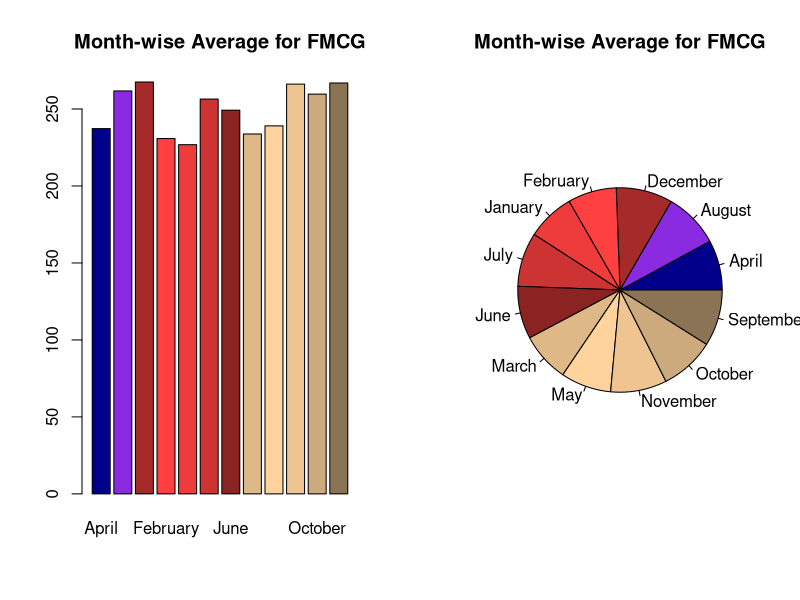
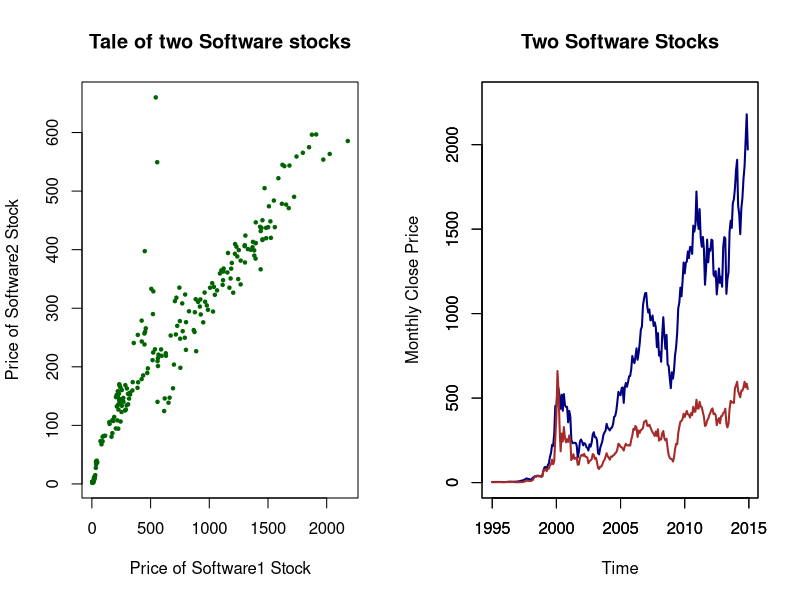
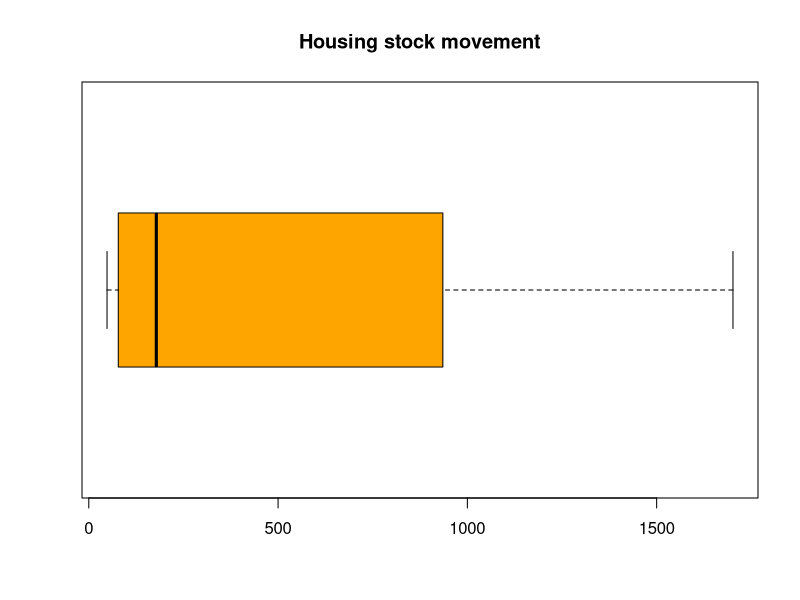

The R script that drew these images, in order:
#################################################
# R Tutorial 
# Filename: 7-Plots.R
# Shankar Venkatagiri
#################################################

# Date variables can be hard, so we convert them
# into something more useful

# Install a package called lubridate via the
# Packages tab -  should take very little time
library(lubridate)

# Next, import the data from a file. 

# If you encounter an error message, 
# then you must set the Working Directory.
# You could use the Files tab to navigate 
# to the file MonthlyCloses.csv
# and select More > Set working directory

# Read the closing prices into a variable
MonthlyCloses <- read.csv("edx/MonthlyCloses.csv", 
                          header=TRUE)

# Dimensions of the dataset
numDays <- nrow(MonthlyCloses)
numStocks <- ncol(MonthlyCloses) - 1

# Because the data is in mixed format - the 
# first column is a Date and the rest are
# Prices, we make sure that R knows about
# their intended formats

# Explicitly declare the formats of the columns
# Month field is alpha
MonthlyCloses[ , 1] <- as.character(MonthlyCloses[ , 1])

# Prices are numeric
for(i in 2:numStocks + 1) {
  MonthlyCloses[ , i] <- as.numeric(MonthlyCloses[ , i])
}

# Prepare the Month field, so it can be converted
# to a Date field. You don't have to understand
# everything here - all that the command is 
# achieving is that the Date column is set to
# a format recognisable by R
MonthlyCloses$Month <- sapply(MonthlyCloses$Month,
                              function(month) 
                                paste("01-",month, sep=""))

MonthlyCloses$Month <- as.Date(MonthlyCloses$Month,
                               "%d-%b-%y")

# If you encounter an error message, 
# then you must set the Working Directory.
# You could use the Files tab to navigate 
# to the file MonthlyCloses.csv
# and select More > Set working directory

# Let's attach a TradingMonth column to our dataset
MonthlyCloses$TradingMonth <- months(MonthlyCloses$Month)

# Obtain month-wise averages by grouping closed
# across the years
monthlyAverage <- aggregate(FMCG ~ TradingMonth,
                            MonthlyCloses,
                            mean) 
# You may change the mean to 
# some other centrality measure

# Place two plots side by side
par(mfrow=c(1,2))

# This gives us a raw barplot
barplot(monthlyAverage$FMCG,
        names.arg=monthlyAverage$TradingMonth,
        main="Month-wise Average for FMCG",
        col=colors()[30:41])

# Here's a pie chart for the same
pie(monthlyAverage$FMCG,
    labels=monthlyAverage$TradingMonth,
    main="Month-wise Average for FMCG",
    col=colors()[30:41])

# A task you could undertake is to 
# sort these values by the Month

# Scatter plot of two stocks in the
# Software sector
with(MonthlyCloses,
     plot(Software1, Software2,
          main="Tale of two Software stocks",
          xlab="Price of Software1 Stock", 
          ylab="Price of Software2 Stock", 
          pch=20, cex=0.7, col="darkgreen")
)

# Next, get a line chart for both
# Determine the range for the y axis
maxVal <- max(max(MonthlyCloses$Software1),
              max(MonthlyCloses$Software2))
minVal <- min(min(MonthlyCloses$Software1),
              min(MonthlyCloses$Software2))

plot(MonthlyCloses$Software1 ~ 
       MonthlyCloses$Month,
     type="l",
     lwd=2,
     col="navy",
     xlab="Time", 
     ylab="Monthly Close Price",
     main="Two Software Stocks",
     ylim=c(0, maxVal+100))

# This is how we orchestrate an
# overlap of the second plot
par(new=TRUE)

plot(MonthlyCloses$Software2 ~ 
       MonthlyCloses$Month,
     type="l",
     lwd=2,
     ann=FALSE,
     col="brown",
     ylim=c(0, maxVal+100))

# Box plot
par(mfrow=c(1,1))

boxplot(MonthlyCloses$Infrastructure,
        horizontal=TRUE,
        main="Housing stock movement",
        col="orange")
        
# Uncomment these lines to get the
# full picture for every stock

# Plot the time series for each stock
# for(symbol in 2:numStocks + 1) {
# 
#   # The ts function of R helps us to
#   # construct a time series
#   plot(ts(MonthlyCloses[ , symbol],
#           start=c(1995, 1), end=c(2014, 12),
#           frequency=12),
#        main=paste("Monthly Movements for:",
#                   colnames(MonthlyCloses)[symbol]),
#        xlab="Year", ylab="Stock Price in INR",
#        col="navy")
# 
# }
# 
# 
# 
# 
